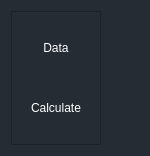
        <widget class="QFrame" name="left_side_menu">
         <property name="minimumSize">
          <size>
           <width>150</width>
           <height>0</height>
          </size>
         </property>
         <property name="maximumSize">
          <size>
           <width>51</width>
           <height>16777215</height>
          </size>
         </property>
         <property name="sizeIncrement">
          <size>
           <width>0</width>
           <height>0</height>
          </size>
         </property>
         <property name="styleSheet">
          <string notr="true">QFrame{
	background-color: #252C33 ;

}
QPushButton{
	padding: 20px 10px;
	border: none;
	border-radius: 5px;
	color: #fff;
}
QPushButton:hover{
	background-color: rgb(1, 13, 44  );
}</string>
         </property>
         <property name="frameShape">
          <enum>QFrame::NoFrame</enum>
         </property>
         <property name="frameShadow">
          <enum>QFrame::Raised</enum>
         </property>
         <layout class="QGridLayout" name="gridLayout">
          <item row="0" column="0" alignment="Qt::AlignLeft|Qt::AlignTop">
           <widget class="QFrame" name="frame_2">
            <property name="frameShape">
             <enum>QFrame::StyledPanel</enum>
            </property>
            <property name="frameShadow">
             <enum>QFrame::Raised</enum>
            </property>
            <layout class="QVBoxLayout" name="verticalLayout_7">
             <item>
              <widget class="QPushButton" name="DataHeaderBtn">
               <property name="text">
                <string>Data</string>
               </property>
               <property name="icon">
                <iconset resource="iconnew.qrc">
                 <normaloff>:/1/icons/cil-notes.png</normaloff>:/1/icons/cil-notes.png</iconset>
               </property>
               <property name="iconSize">
                <size>
                 <width>40</width>
                 <height>40</height>
                </size>
               </property>
              </widget>
             </item>
             <item>
              <widget class="QPushButton" name="calculateHeaderBtn">
               <property name="text">
                <string>Calculate</string>
               </property>
               <property name="icon">
                <iconset resource="iconnew.qrc">
                 <normaloff>:/1/icons/cil-3d.png</normaloff>:/1/icons/cil-3d.png</iconset>
               </property>
               <property name="iconSize">
                <size>
                 <width>40</width>
                 <height>40</height>
                </size>
               </property>
              </widget>
             </item>
            </layout>
           </widget>
          </item>
         </layout>
        </widget>
